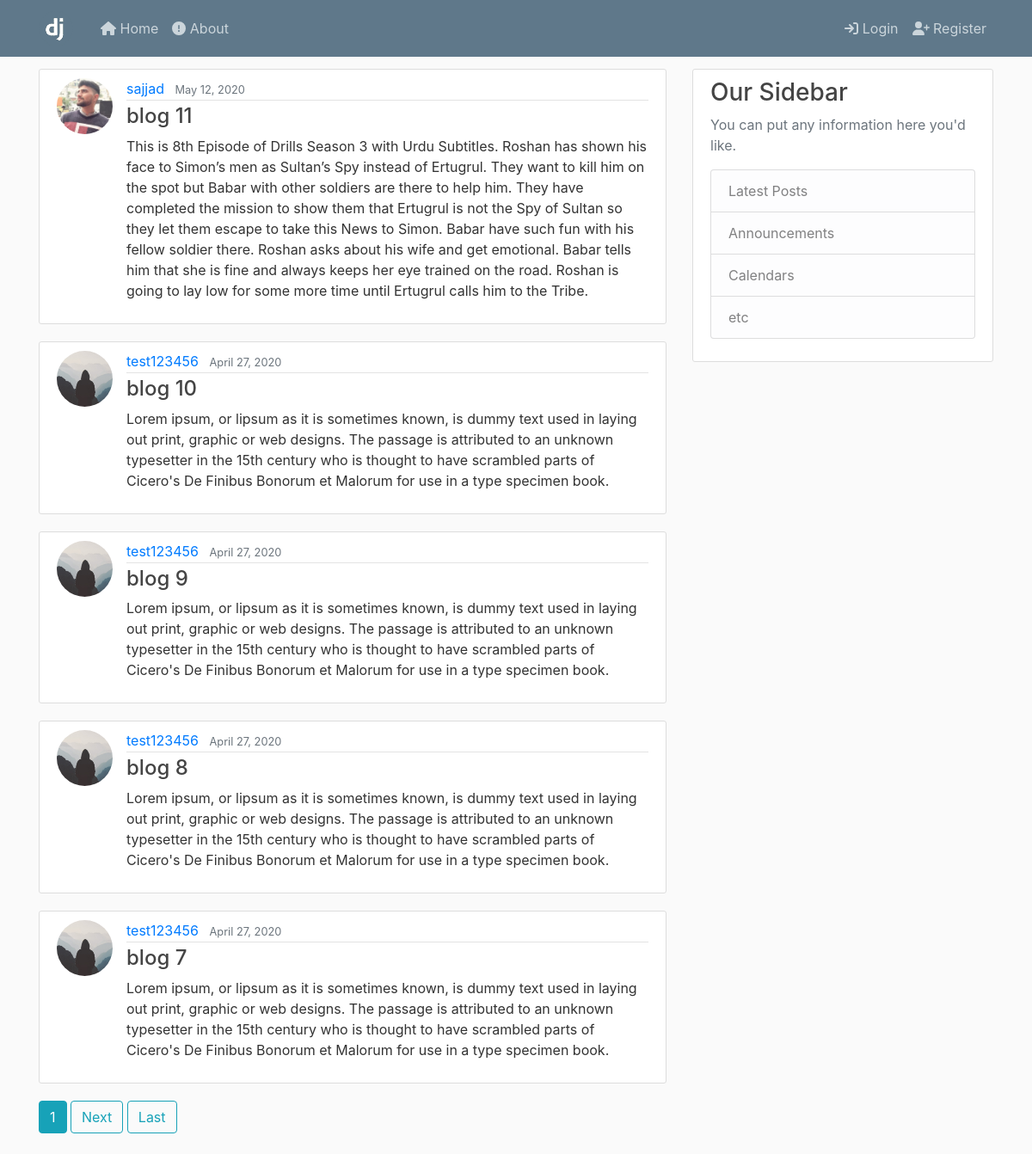
The page / on the database its author committed.
### blog/models.py (models this page shows, shortened)
class Post(models.Model):
    STATUS_CHOICES = (
        ('draft', 'Draft'),
        ('published', 'Published'),
    )
    title = models.CharField(max_length=100)
    content = models.TextField()
    date_posted = models.DateTimeField(default=timezone.now )
    author = models.ForeignKey(User,on_delete=models.CASCADE)
    slug = models.SlugField(max_length=250, unique_for_date='publish',default='')
    status = models.CharField(max_length=10, choices=STATUS_CHOICES, default='draft')

### users/models.py (models this page shows, shortened)
class Profile(models.Model):
    user = models.OneToOneField(User,on_delete=models.CASCADE)
    image = models.ImageField(default='default.jpg', upload_to='profile_pics')

### blog/views.py (the view)
# urls.py: path('', PostListView.as_view(), name='blog-home'),
class PostListView(ListView):
    model = Post
    template_name = 'blog/home.html'
    context_object_name = 'posts'
    ordering = ['-date_posted']
    paginate_by = 5

### blog/templates/blog/home.html (shortened to what this page needs)
{% extends "blog/base.html" %}
{% block content %}
    {% for post in posts %}
    <article class="media content-section">
      <img class= "rounded-circle article-img" src="{{ post.author.profile.image.url }}">
        <div class="media-body">
          <div class="article-metadata">
            <a class="mr-2" href="{% url 'user-posts' post.author.username %}">{{ post.author }}</a>
            <small class="text-muted">{{ post.date_posted|date:"F d, Y"}}</small>
          </div>
          <h4><a class="article-title" href="{% url 'post-detail' post.id %}">{{ post.title }}</a></h4>
          <p class="article-content">{{ post.content }}</p>
        </div>
      </article>
    {% endfor %}
    {% if is_paginated %}
      {% for num in page_obj.paginator.page_range %}
        {% if page_obj.number == num %}
          <a class="btn btn-info mb-4" href="?page={{ num }}">{{ num }}</a>
        {% elif num > page_obj.number|add:'-3' and num < page_obj.number|add:'-3' %}
        <a class="btn btn-outline-info mb-4" href="?page={{ num }}">{{ num }}</a>
        {% endif%}
      {% endfor %}
      {% if page_obj.has_next %}
      <a class="btn btn-outline-info mb-4" href="?page={{ page_obj.next_page_number }}">Next</a>
      <a class="btn btn-outline-info mb-4" href="?page={{ page_obj.paginator.num_pages }}">Last</a>
    {% endif %}
    {% endif %}
{%endblock content %}

### blog/templates/blog/base.html (shortened to what this page needs)
{% load static %}
<!DOCTYPE html>
<html>
    <head>
        <link rel="stylesheet" href="https://cdnjs.cloudflare.com/ajax/libs/font-awesome/4.7.0/css/font-awesome.min.css">
        <link rel="stylesheet" href="https://stackpath.bootstrapcdn.com/bootstrap/4.4.1/css/bootstrap.min.css">
        <link rel="stylesheet" type="text/css" href="{% static 'blog/main.css' %}">
    </head>
    <body>
        <header class="site-header">
            <nav class="navbar navbar-expand-md navbar-dark bg-steel fixed-top">
              <div class="container">
                <a class="navbar-brand mr-4" href="/"><img src="{% static 'blog/django.png' %}"></a>
                <div class="collapse navbar-collapse" id="navbarToggle">
                  <div class="navbar-nav mr-auto">
                    <a class="nav-item nav-link" href="{% url 'blog-home' %}"><i class="fa fa-home" aria-hidden="true"></i> Home</a>
                    <a class="nav-item nav-link" href="{% url 'blog-about' %}"><i class="fa fa-exclamation-circle" aria-hidden="true"></i> About</a>
                  </div>
                  <div class="navbar-nav">
                    {% if user.is_authenticated %}
                    <a class="nav-item nav-link" href="{% url 'post-create' %}">New Post</a>
                    <a class="nav-item nav-link" href="{% url 'profile' %}"><i class="fa fa-user" aria-hidden="true"></i> Profile</a>
                    <a class="nav-item nav-link" href="{% url 'logout' %}"><i class="fa fa-sign-out" aria-hidden="true"></i> Logout</a>
                    {% else %}
                      <a class="nav-item nav-link" href="{% url 'login' %}"><i class="fa fa-sign-in" aria-hidden="true"></i> Login</a>
                      <a class="nav-item nav-link" href="{% url 'register' %}"><i class="fa fa-user-plus" aria-hidden="true"></i> Register</a>
                    {% endif %}
                    </div>
                </div>
              </div>
            </nav>
        </header>
        <main role="main" class="container">
            <div class="row">
              <div class="col-md-8">
                {% block content %}{% endblock %}
              </div>
              <div class="col-md-4">
                <div class="content-section">
                  <h3>Our Sidebar</h3>
                  <p class='text-muted'>You can put any information here you'd like.
                    <ul class="list-group">
                      <li class="list-group-item list-group-item-light">Latest Posts</li>
                      <li class="list-group-item list-group-item-light">Announcements</li>
                      <li class="list-group-item list-group-item-light">Calendars</li>
                      <li class="list-group-item list-group-item-light">etc</li>
                    </ul>
                  </p>
                </div>
              </div>
            </div>
        </main>
    </body>
</html>

### blog/static/blog/main.css (style rules this page uses)
body { background: #fafafa; color: #333333; margin-top: 5rem; }
h1, h2, h3, h4, h5, h6 { color: #444444; }
ul { margin: 0; }
.bg-steel { background-color: #5f788a; }
.site-header .navbar-nav .nav-link { color: #cbd5db; }
.content-section { background: #ffffff; padding: 10px 20px; border: 1px solid #dddddd; border-radius: 3px; margin-bottom: 20px; }
.article-title { color: #444444; }
.article-content { white-space: pre-line; }
.article-img { height: 65px; width: 65px; margin-right: 16px; }
.article-metadata { padding-bottom: 1px; margin-bottom: 4px; border-bottom: 1px solid #e3e3e3 }

### rows shown on the page
Post: author.profile.image (picture), author "sajjad", date_posted "May 12, 2020", title "blog 11", content "This is 8th Episode of Drills Season 3 with Urdu Subtitles. Roshan has shown his face to Simon’s men as Sultan’s Spy instead of Ertugrul. They want to kill him on the spot but Babar with other soldiers are there to help him. They have completed the mission to show them that Ertugrul is not the Spy of Sultan so they let them escape to take this News to Simon. Babar have such fun with his fellow soldier there. Roshan asks about his wife and get emotional. Babar tells him that she is fine and always keeps her eye trained on the road. Roshan is going to lay low for some more time until Ertugrul calls him to the Tribe."
Post: author.profile.image (placeholder picture), author "test123456", date_posted "April 27, 2020", title "blog 10", content "Lorem ipsum, or lipsum as it is sometimes known, is dummy text used in laying out print, graphic or web designs. The passage is attributed to an unknown typesetter in the 15th century who is thought to have scrambled parts of Cicero's De Finibus Bonorum et Malorum for use in a type specimen book."
Post: author.profile.image (placeholder picture), author "test123456", date_posted "April 27, 2020", title "blog 9", content "Lorem ipsum, or lipsum as it is sometimes known, is dummy text used in laying out print, graphic or web designs. The passage is attributed to an unknown typesetter in the 15th century who is thought to have scrambled parts of Cicero's De Finibus Bonorum et Malorum for use in a type specimen book."
Post: author.profile.image (placeholder picture), author "test123456", date_posted "April 27, 2020", title "blog 8", content "Lorem ipsum, or lipsum as it is sometimes known, is dummy text used in laying out print, graphic or web designs. The passage is attributed to an unknown typesetter in the 15th century who is thought to have scrambled parts of Cicero's De Finibus Bonorum et Malorum for use in a type specimen book."
Post: author.profile.image (placeholder picture), author "test123456", date_posted "April 27, 2020", title "blog 7", content "Lorem ipsum, or lipsum as it is sometimes known, is dummy text used in laying out print, graphic or web designs. The passage is attributed to an unknown typesetter in the 15th century who is thought to have scrambled parts of Cicero's De Finibus Bonorum et Malorum for use in a type specimen book."

### other values the page prints
{{ num }} "1"
